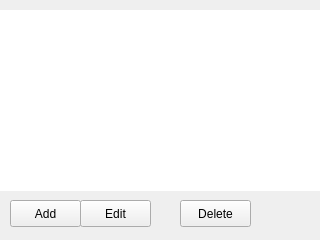
<?xml version="1.0" encoding="UTF-8"?>
<ui version="4.0">
 <class>CAlarmClockWidget</class>
 <widget class="QWidget" name="CAlarmClockWidget">
  <property name="geometry">
   <rect>
    <x>0</x>
    <y>0</y>
    <width>320</width>
    <height>240</height>
   </rect>
  </property>
  <property name="windowTitle">
   <string/>
  </property>
  <property name="autoFillBackground">
   <bool>true</bool>
  </property>
  <property name="styleSheet">
   <string notr="true"/>
  </property>
  <widget class="CScheduleView" name="scheduleList">
   <property name="geometry">
    <rect>
     <x>0</x>
     <y>10</y>
     <width>321</width>
     <height>181</height>
    </rect>
   </property>
   <property name="styleSheet">
    <string notr="true"/>
   </property>
   <property name="frameShape">
    <enum>QFrame::NoFrame</enum>
   </property>
   <property name="frameShadow">
    <enum>QFrame::Plain</enum>
   </property>
   <property name="editTriggers">
    <set>QAbstractItemView::NoEditTriggers</set>
   </property>
  </widget>
  <widget class="QPushButton" name="btnAdd">
   <property name="geometry">
    <rect>
     <x>10</x>
     <y>200</y>
     <width>71</width>
     <height>27</height>
    </rect>
   </property>
   <property name="text">
    <string>Add</string>
   </property>
  </widget>
  <widget class="QPushButton" name="btnDelete">
   <property name="geometry">
    <rect>
     <x>180</x>
     <y>200</y>
     <width>71</width>
     <height>27</height>
    </rect>
   </property>
   <property name="text">
    <string>Delete</string>
   </property>
  </widget>
  <widget class="QPushButton" name="btnEdit">
   <property name="geometry">
    <rect>
     <x>80</x>
     <y>200</y>
     <width>71</width>
     <height>27</height>
    </rect>
   </property>
   <property name="text">
    <string>Edit</string>
   </property>
  </widget>
 </widget>
 <customwidgets>
  <customwidget>
   <class>CScheduleView</class>
   <extends>QListWidget</extends>
   <header>ScheduleView.h</header>
  </customwidget>
 </customwidgets>
 <resources/>
 <connections/>
</ui>
